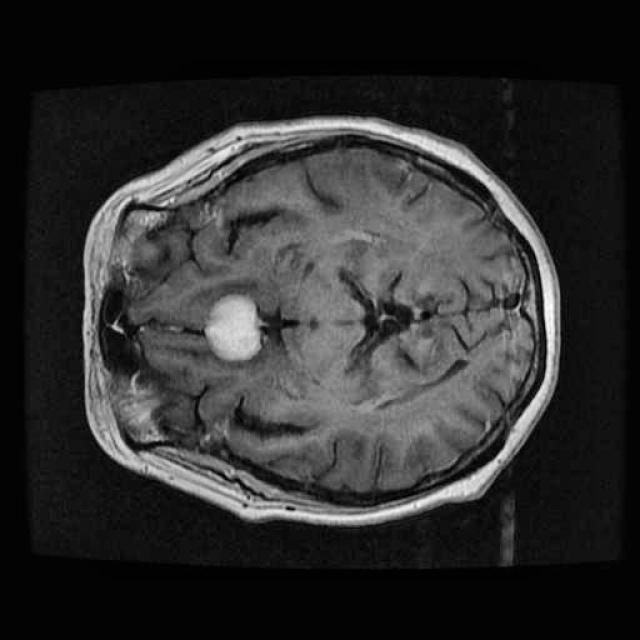
#> input picture Basics/tumor-ex.jpg, 640 x 640 px, found by its file name
$ jupyter execute --allow-errors Feature-Representation.ipynb
#> lines starting #> are read from the running program, lines starting #| are printed output that depends on the picture
# Feature Representation

---

## Introduction

Feature representation is the process of transforming raw data into a structured format that machine learning models can understand. Well-represented features can improve model accuracy and generalization.

---

**1. Direct Pixel Values (Basic Representation)**

Image data can be represented as raw pixel values, but this is generally not the best approach for most models. Here's how you load an image and convert it into numerical data:

[cell 1]
from PIL import Image
import numpy as np

# Load an image
image = Image.open('/content/drive/MyDrive/Trainning/tumor-ex.jpg').convert('RGB')
#> image is the input picture: PIL image 640x640 RGB; min 0, max 254, mean 46.1

# Resize to a fixed size (e.g., 128x128)
image = image.resize((128, 128))
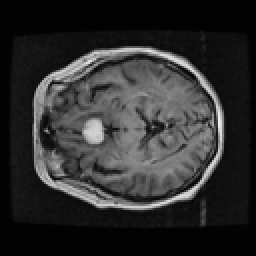
#> image: PIL image 128x128 RGB (shown 2 times larger); min 0, max 244, mean 46.1

# Convert to numpy array
image_array = np.array(image)

print("Image Shape:", image_array.shape)  # Output: (128, 128, 3)
#| Image Shape: (128, 128, 3)

**2. Handcrafted Feature Extraction**

2.1. Histogram od Orientation Gradients (HOG)

HOG captures gradient information to represent the shape and structure in an image.

**How Histogram of Oriented Gradients (HOG) Works:**
1. Gradient Computation:
   First, the image is divided into small cells (e.g., 8x8 pixels). For each pixel within the cell, the gradient magnitude and direction are computed. This measures the change in intensity from pixel to pixel.

2. Orientation Binning:
   The gradient directions within each cell are quantized into a set of discrete orientations (e.g., 9 bins covering 0° to 180°). The magnitude of the gradient is then added to the appropriate bin based on the direction of the gradient.

3. Block Normalization:
   To improve robustness to lighting variations, adjacent cells are grouped into blocks (e.g., 2x2 cells), and the histogram of each block is normalized. This step helps to reduce the effect of lighting changes or shadows.

4. Feature Vector:
   The normalized histograms from all blocks are concatenated into a feature vector that represents the image. This vector captures the shape and appearance of the object in the image.

Read for more details https://www.analyticsvidhya.com/blog/2019/09/feature-engineering-images-introduction-hog-feature-descriptor/

[cell 2]
from skimage.feature import hog
import matplotlib.pyplot as plt
# Assuming `image_array` is your input image
features, hog_image = hog(
    image_array,
    orientations=8,
    pixels_per_cell=(16, 16),
    cells_per_block=(1, 1),
    visualize=True,
    channel_axis=-1  # Use this for RGB images; for grayscale images, set to None.
)
#> features = 512 values, max 1 at index 4, min 0 at index 0, mean 0.284

# Display HOG image
plt.imshow(hog_image, cmap='gray')
plt.title("HOG Features")
plt.show()
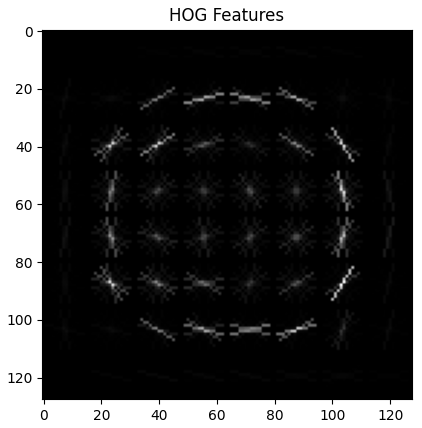
#> figure drawn by matplotlib, 1 panel

print("HOG Feature Vector Length:", len(features))
#| HOG Feature Vector Length: 512

[cell 3]
# Indices for horizontal axis
indices = np.arange(len(features))
#> indices = 512 values from 0 to 511

# Plot horizontal bar chart
plt.bar(indices, features, color='blue', edgecolor='black')

# Add labels and title
plt.xlabel("Magnitude")
plt.ylabel("Feature Index")
plt.title("HOG Feature Vector (Horizontal Bar Chart)")

# Show the plot
plt.show()
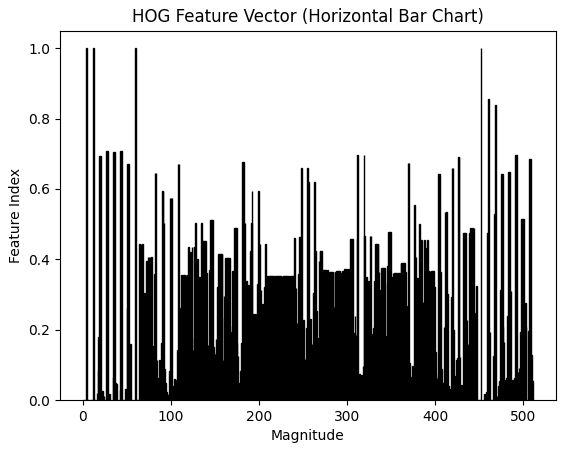
#> figure drawn by matplotlib, 1 panel

2.2 Color Histograms

Color histograms represent the distribution of colors in an image.

[cell 4]
# Compute color histograms for each channel
color_histogram = []
for i in range(3):  # RGB channels
    hist, bins = np.histogram(image_array[:, :, i], bins=256, range=(0, 256))
    color_histogram.append(hist)
#> after the loop, color_histogram = 3 items

# Concatenate histograms
color_features = np.concatenate(color_histogram)
#> color_features = 768 values, max 4104 at index 3, min 0 at index 224, mean 64

print("Color Features Length:", len(color_features))
#| Color Features Length: 768

[cell 5]
# Indices for horizontal axis
indices = np.arange(len(color_features))
#> indices = 768 values from 0 to 767

# Plot horizontal bar chart
plt.bar(indices, color_features, color='blue', edgecolor='black')

# Add labels and title
plt.xlabel("Magnitude")
plt.ylabel("Feature Index")
plt.title("Color Feature Vector (Horizontal Bar Chart)")

# Show the plot
plt.show()
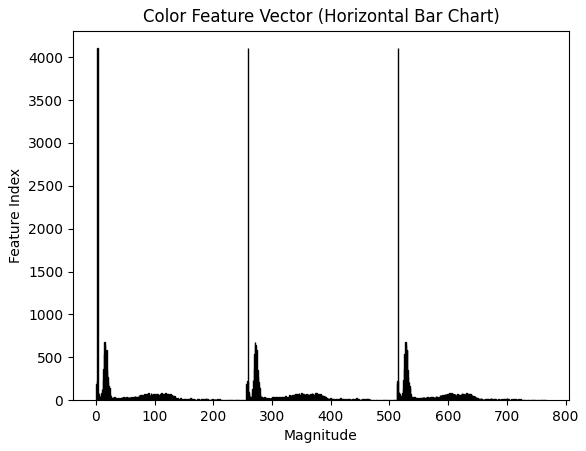
#> figure drawn by matplotlib, 1 panel

**3. Deep Feature Extraction (Pretrained Models)**

Use pretrained deep learning models (e.g., ResNet, VGG) to extract high-level features from images.

[cell 6]
import torch
import torchvision.transforms as transforms
from torchvision.models import resnet50

# Load a pretrained ResNet50 model
#> (the rest of this cell did not finish here and is left out)

**Visualize Intermediate Features**

You can visualize features from intermediate layers to understand what the network is learning.

#> (a cell that did not finish here is left out)

**4. Dimensionality Reduction**

Since deep features often have high dimensions, techniques like PCA or t-SNE can reduce the dimensionality for visualization or further processing.

PCA

[cell 8]
from sklearn.decomposition import PCA
import numpy as np

# Simulate multiple samples (e.g., 100 samples with 10 features)
features = np.random.rand(100, 10)  # Replace with your actual dataset

# Check the shape of features (should be more than one sample)
print("Features shape:", features.shape)

# Apply PCA with n_components (can be less than the number of features)
pca = PCA(n_components=2)  # You can adjust this depending on your feature size
reduced_features = pca.fit_transform(features)

print("Reduced Features Shape:", reduced_features.shape)

**5. Local Binary Pattern**

**How Local Binary Pattern (LBP) Works:**
1. Neighborhood Comparison:
   For each pixel in the image (excluding borders), its 8 surrounding pixels are compared to the central pixel. These 8 surrounding pixels form a 3x3 neighborhood.

2. Binary Code Generation:
   The value of each surrounding pixel is compared to the center pixel's value:

   - If the surrounding pixel's value is greater than or equal to the center pixel, it is assigned a value of 1.
   - If the surrounding pixel's value is less than the center pixel, it is assigned a value of 0.
   This comparison results in an 8-bit binary number, where each bit represents one neighboring pixel.

3. Binary Pattern Conversion:
   The 8 binary values are combined into a single 8-bit number, which is converted to a decimal value. This resulting value represents the Local Binary Pattern for that pixel.

4. LBP Image:
  After computing the LBP for every pixel in the image, the image is replaced with its LBP values, which capture texture patterns based on local pixel intensity variations.

5. Histogram of LBP:
   To summarize the texture information, a histogram of the LBP values is computed for the entire image or for smaller regions (e.g., in windows or blocks). This histogram is then used as a feature vector for classification or further analysis.

Read for more detail : https://pyimagesearch.com/2015/12/07/local-binary-patterns-with-python-opencv/

[cell 9]
import cv2
import matplotlib.pyplot as plt
from skimage.feature import local_binary_pattern
from skimage.color import rgb2gray

# Convert image to grayscale
image_array_gray = rgb2gray(image_array)

# Compute the LBP
radius = 1
n_points = 8 * radius
lbp = local_binary_pattern(image_array_gray, n_points, radius, method='uniform')
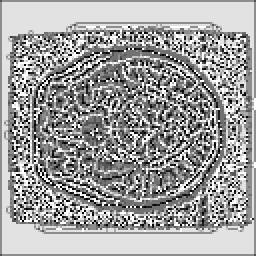
#> lbp: shape (128, 128) float64 (shown 2 times larger); min 0, max 9, mean 5.64; drawn with min black and max white

# Plot the LBP image
plt.subplot(1, 2, 1)
plt.imshow(lbp, cmap='gray')
plt.title('LBP (Local Binary Patterns)')

# Plot the histogram of the LBP values
plt.subplot(1, 2, 2)
plt.hist(lbp.ravel(), bins=range(0, int(lbp.max()) + 2), range=(0, lbp.max() + 1), density=True, alpha=0.7)
plt.title('Histogram of LBP')
plt.xlabel('LBP value')
plt.ylabel('Frequency')

# Show the plots
plt.tight_layout()
plt.show()
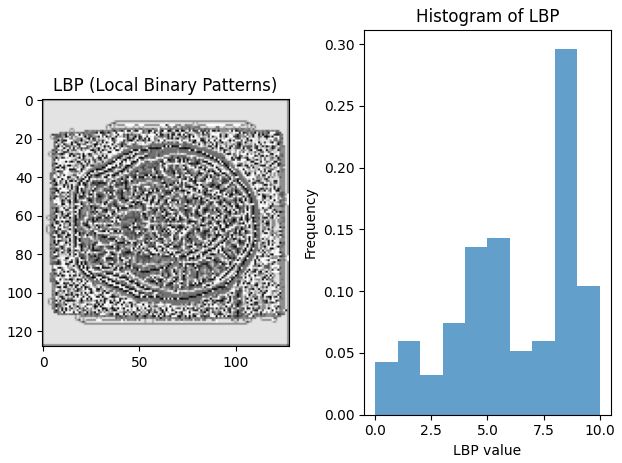
#> figure drawn by matplotlib, 2 panels; panel 2: tallest bar 0.296 high, from x = 8 to 9

**6. Bag of Visual Words (BoVW)**

The Bag of Words (BoW) is a popular and simple technique used in natural language processing (NLP) and computer vision to represent text or images as numerical features. It ignores the grammar, word order, and structure of the text or image, focusing only on the occurrence of words or features.

In computer vision, the BoW model is used for image classification. Here, instead of words, the "words" are local image features (such as SIFT, SURF, or ORB features).

Steps for Image BoW:
1. Feature Extraction: Local image features (such as keypoints) are detected in
   the image using feature detectors (e.g., SIFT).
2. Vocabulary Creation: A visual vocabulary is built using clustering
   techniques (e.g., k-means) on the local features from a collection of images. The centroids of the clusters become the "words" in the visual vocabulary.
3. Vectorization: Each image is represented as a histogram of visual words. The
   histogram counts how often each visual word appears in the image.

Example:
For an image, you might extract features like keypoints (points of interest) from different regions of the image. Then, using clustering, you build a vocabulary of "visual words." Each image can then be represented by a histogram of visual word occurrences.

Read more aout SIFT : https://www.analyticsvidhya.com/blog/2019/10/detailed-guide-powerful-sift-technique-image-matching-python/

[cell 10]
import cv2
import numpy as np
import matplotlib.pyplot as plt
from sklearn.cluster import KMeans

# Detect keypoints and descriptors using SIFT
sift = cv2.SIFT_create()
keypoints, descriptors = sift.detectAndCompute(image_array, None)
#> keypoints = 126 keypoints; strongest (x, y, size): (47, 66, 6.7), (98, 94, 2.1), (28, 37, 3.5), (27, 89, 1.9)

# Cluster the descriptors using KMeans (Bag of Visual Words)
kmeans = KMeans(n_clusters=50)
kmeans.fit(descriptors)

# Visualize the bag of words
plt.hist(kmeans.labels_, bins=50)
plt.title('Bag of Visual Words Histogram')
plt.show()
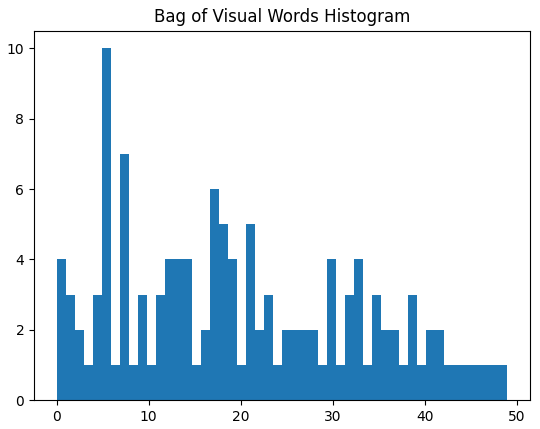
#> figure drawn by matplotlib, 1 panel; tallest bar 10 high, from x = 4.9 to 5.88
